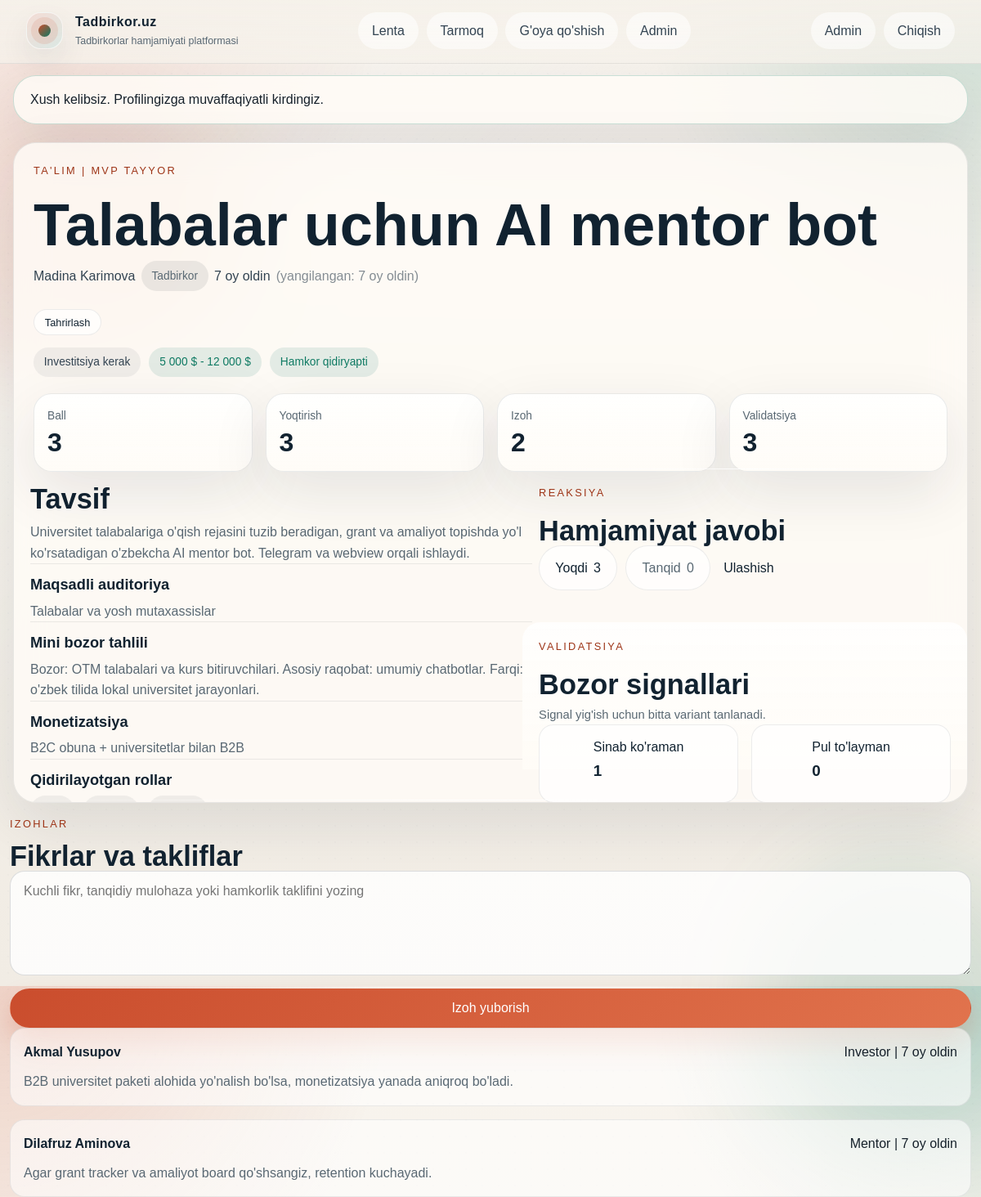
The app's page /?page=idea&id=1 (signed in) with its own data.
### tables this page shows
CREATE TABLE `users` (
  `id` int(10) UNSIGNED NOT NULL,
  `name` varchar(120) NOT NULL,
  `email` varchar(190) NOT NULL,
  `password_hash` varchar(255) NOT NULL,
  `role` enum('founder','investor','mentor','admin') NOT NULL DEFAULT 'founder',
  `bio` text DEFAULT NULL,
  `location` varchar(120) DEFAULT NULL,
  `expertise` varchar(180) DEFAULT NULL,
  `contact_link` varchar(255) DEFAULT NULL,
  `collaboration_status` enum('available','selective','busy') NOT NULL DEFAULT 'available',
  `created_at` datetime NOT NULL,
  `last_seen` datetime DEFAULT NULL
);

CREATE TABLE `ideas` (
  `id` int(10) UNSIGNED NOT NULL,
  `user_id` int(10) UNSIGNED NOT NULL,
  `title` varchar(140) NOT NULL,
  `description` text NOT NULL,
  `sector` varchar(120) NOT NULL,
  `stage` enum('idea','mvp','business') NOT NULL DEFAULT 'idea',
  `location` varchar(120) DEFAULT NULL,
  `investment_needed` tinyint(1) NOT NULL DEFAULT 0,
  `budget_from` decimal(12,2) DEFAULT NULL,
  `budget_to` decimal(12,2) DEFAULT NULL,
  `target_audience` varchar(255) DEFAULT NULL,
  `market_note` text DEFAULT NULL,
  `monetization` varchar(255) DEFAULT NULL,
  `collaboration_open` tinyint(1) NOT NULL DEFAULT 0,
  `seeking_roles` varchar(255) DEFAULT NULL,
  `status` enum('published','archived') NOT NULL DEFAULT 'published',
  `created_at` datetime NOT NULL,
  `updated_at` datetime NOT NULL
);

CREATE TABLE `idea_comments` (
  `id` int(10) UNSIGNED NOT NULL,
  `idea_id` int(10) UNSIGNED NOT NULL,
  `user_id` int(10) UNSIGNED NOT NULL,
  `content` text NOT NULL,
  `created_at` datetime NOT NULL
);

### app/views/idea.php (the view, shortened to what the rows shown need)
<?php
$viewer = current_user();
$canEditIdea = $viewer && ($viewer['role'] === 'admin' || (int) $viewer['id'] === (int) $idea['user_id']);
?>
<article class="detail-card" data-idea-id="<?= (int) $idea['id'] ?>">
    <div class="detail-card__masthead">
        <div class="section-copy">
            <p class="eyebrow"><?= e($idea['sector']) ?> | <?= e(stage_label($idea['stage'])) ?></p>
            <h1><?= e($idea['title']) ?></h1>
            <p class="detail-card__author">
                <a href="/?page=profile&id=<?= (int) $idea['user_id'] ?>"><?= e($idea['author_name']) ?></a>
                <span class="role-pill"><?= e(role_label($idea['author_role'])) ?></span>
                <span><?= e(time_ago($idea['created_at'])) ?></span>
                <?php if (!empty($idea['updated_at']) && $idea['updated_at'] !== $idea['created_at']): ?>
                    <span style="opacity:0.6">(yangilangan: <?= e(time_ago($idea['updated_at'])) ?>)</span>
                <?php endif; ?>
            </p>
        </div>
        <?php if ($canEditIdea): ?>
            <div class="chip-row" style="margin-top: 0.5rem;">
                <a href="/?page=edit&id=<?= (int) $idea['id'] ?>" class="btn btn--ghost btn--sm">Tahrirlash</a>
            </div>
        <?php endif; ?>
        <div class="chip-row">
            <span class="chip"><?= !empty($idea['investment_needed']) ? 'Investitsiya kerak' : 'Investitsiya shart emas' ?></span>
            <span class="chip chip--accent"><?= e(format_budget_range($idea['budget_from'] !== null ? (float) $idea['budget_from'] : null, $idea['budget_to'] !== null ? (float) $idea['budget_to'] : null)) ?></span>
            <?php if (!empty($idea['collaboration_open'])): ?>
                <span class="chip chip--accent">Hamkor qidiryapti</span>
            <?php endif; ?>
        </div>
    </div>
    <div class="detail-overview">
        <article class="metric-card">
            <span class="metric-card__label">Ball</span>
            <strong data-score-count><?= (int) $idea['score'] ?></strong>
        </article>
        <article class="metric-card">
            <span class="metric-card__label">Yoqtirish</span>
            <strong data-like-count><?= (int) $idea['likes'] ?></strong>
        </article>
        <article class="metric-card">
            <span class="metric-card__label">Izoh</span>
            <strong data-comment-count><?= (int) $idea['comment_count'] ?></strong>
        </article>
        <article class="metric-card">
            <span class="metric-card__label">Validatsiya</span>
            <strong data-validation-total><?= (int) $idea['validation_count'] ?></strong>
        </article>
    </div>
    <div class="detail-grid">
        <section class="panel">
            <div class="detail-section">
                <div class="detail-section__head">
                    <h2>Tavsif</h2>
                </div>
                <p><?= nl2br(e($idea['description'])) ?></p>
            </div>
            <?php if (!empty($idea['target_audience'])): ?>
                <div class="detail-section">
                    <div class="detail-section__head">
                        <h3>Maqsadli auditoriya</h3>
                    </div>
                    <p><?= e($idea['target_audience']) ?></p>
                </div>
            <?php endif; ?>
            <?php if (!empty($idea['market_note'])): ?>
                <div class="detail-section">
                    <div class="detail-section__head">
                        <h3>Mini bozor tahlili</h3>
                    </div>
                    <p><?= nl2br(e($idea['market_note'])) ?></p>
                </div>
            <?php endif; ?>
            <?php if (!empty($idea['monetization'])): ?>
                <div class="detail-section">
                    <div class="detail-section__head">
                        <h3>Monetizatsiya</h3>
                    </div>
                    <p><?= e($idea['monetization']) ?></p>
                </div>
            <?php endif; ?>
            <?php if (!empty($idea['seeking_roles'])): ?>
                <div class="detail-section">
                    <div class="detail-section__head">
                        <h3>Qidirilayotgan rollar</h3>
                    </div>
                    <div class="chip-row">
                        <?php foreach (split_csv_tags($idea['seeking_roles']) as $roleNeed): ?>
                            <span class="chip"><?= e($roleNeed) ?></span>
                        <?php endforeach; ?>
                    </div>
                </div>
            <?php endif; ?>
        </section>
        <aside class="stack-panel">
            <section class="panel panel--sticky">
                <div class="section-copy">
                    <p class="eyebrow">Reaksiya</p>
                    <h2>Hamjamiyat javobi</h2>
                </div>
                <div class="idea-actions">
                    <button type="button" class="action-btn js-vote <?= (int) $idea['user_vote'] === 1 ? 'is-active' : '' ?>" data-idea-id="<?= (int) $idea['id'] ?>" data-vote="1">
                        Yoqdi <span data-like-count><?= (int) $idea['likes'] ?></span>
                    </button>
                    <button type="button" class="action-btn action-btn--muted js-vote <?= (int) $idea['user_vote'] === -1 ? 'is-active' : '' ?>" data-idea-id="<?= (int) $idea['id'] ?>" data-vote="-1">
                        Tanqid <span data-dislike-count><?= (int) $idea['dislikes'] ?></span>
                    </button>
                    <button type="button" class="action-btn action-btn--link js-share" data-share-title="<?= e($idea['title']) ?>" data-share-url="<?= e(base_url('?page=idea&id=' . (int) $idea['id'])) ?>">
                        Ulashish
                    </button>
                </div>
            </section>
            <section class="panel panel--muted">
                <div class="section-copy">
                    <p class="eyebrow">Validatsiya</p>
                    <h2>Bozor signallari</h2>
                    <p class="panel-note">Signal yig'ish uchun bitta variant tanlanadi.</p>
                </div>
                <div class="signal-grid">
                    <?php foreach (['use', 'pay', 'mentor', 'invest'] as $signal): ?>
                        <button type="button" class="signal-btn js-validation <?= ($idea['user_signal'] ?? '') === $signal ? 'is-active' : '' ?>" data-idea-id="<?= (int) $idea['id'] ?>" data-signal="<?= e($signal) ?>">
                            <span><?= e(validation_signal_label($signal)) ?></span>
                            <strong data-signal-count="<?= e($signal) ?>"><?= (int) ($idea[$signal . '_count'] ?? 0) ?></strong>
                        </button>
                    <?php endforeach; ?>
                </div>
            </section>
        </aside>
    </div>
</article>
<section id="comments" class="panel">
    <div class="section-head">
        <div>
            <p class="eyebrow">Izohlar</p>
            <h2>Fikrlar va takliflar</h2>
        </div>
    </div>
    <?php if (current_user()): ?>
        <form class="comment-form js-comment-form">
            <textarea name="content" rows="4" placeholder="Kuchli fikr, tanqidiy mulohaza yoki hamkorlik taklifini yozing" required></textarea>
            <button class="btn btn--primary" type="submit">Izoh yuborish</button>
        </form>
    <?php else: ?>
        <div class="empty-state empty-state--compact">
            <p>Izoh yozish uchun <a href="/?page=login">tizimga kiring</a>.</p>
        </div>
    <?php endif; ?>
    <div class="comment-list" id="comments-list">
        <?php if ($comments === []): ?>
            <article class="empty-state empty-state--compact">
                <p>Hali izoh yo'q. Birinchi bo'lib fikr bildiring.</p>
            </article>
        <?php else: ?>
            <?php foreach ($comments as $comment): ?>
                <article class="comment-card">
                    <div class="comment-card__head">
                        <strong><?= e($comment['name']) ?></strong>
                        <span><?= e(role_label($comment['role'])) ?> | <?= e(time_ago($comment['created_at'])) ?></span>
                    </div>
                    <p><?= nl2br(e($comment['content'])) ?></p>
                </article>
            <?php endforeach; ?>
        <?php endif; ?>
    </div>
</section>

### app/views/layout.php (shortened to what the rows shown need)
<?php
$currentUser = current_user();
$successMessage = flash('success');
$page = $page ?? 'home';
?>
<!doctype html>
<html lang="uz">
<head>
    <link rel="stylesheet" href="<?= e(asset('assets/css/app.css')) ?>">
</head>
<body class="<?= e($pageClass ?? '') ?>" data-csrf="<?= e(csrf_token()) ?>" data-db-ready="<?= $dbError === null ? '1' : '0' ?>">
    <div class="site-backdrop" aria-hidden="true"></div>
    <div class="noise-layer" aria-hidden="true"></div>
    <header class="topbar">
        <div class="topbar__inner">
            <a class="brand" href="/?page=home">
                <span class="brand__mark">
                    <span class="brand__pulse"></span>
                </span>
                <span class="brand__text">
                    <strong>Tadbirkor.uz</strong>
                    <small>Tadbirkorlar hamjamiyati platformasi</small>
                </span>
            </a>
            <nav class="topbar__nav">
                <div class="topbar__nav-group">
                    <a href="/?page=home" class="<?= $page === 'home' ? 'is-active' : '' ?>">Lenta</a>
                    <a href="/?page=network" class="<?= $page === 'network' ? 'is-active' : '' ?>">Tarmoq</a>
                    <a href="/?page=create" class="<?= $page === 'create' ? 'is-active' : '' ?>">G'oya qo'shish</a>
                    <?php if ($currentUser && $currentUser['role'] === 'admin'): ?>
                        <a href="/?page=admin" class="<?= $page === 'admin' ? 'is-active' : '' ?>">Admin</a>
                    <?php endif; ?>
                </div>
            </nav>
            <div class="topbar__auth">
                <?php if ($currentUser): ?>
                    <a class="ghost-chip <?= $page === 'profile' ? 'is-active' : '' ?>" href="/?page=profile&id=<?= (int) $currentUser['id'] ?>">
                        <?= e($currentUser['name']) ?>
                    </a>
                    <a class="btn btn--ghost" href="/?page=logout">Chiqish</a>
                <?php else: ?>
                    <a class="btn btn--ghost" href="/?page=login">Kirish</a>
                    <a class="btn btn--primary" href="/?page=register">Boshlash</a>
                <?php endif; ?>
            </div>
        </div>
    </header>
    <?php if ($successMessage): ?>
        <section class="flash flash--success"><?= e($successMessage) ?></section>
    <?php endif; ?>
    <main class="page-shell">
        <?php require $viewFile; ?>
    </main>
</body>
</html>

### records on screen
users: name "Admin"
ideas: sector "TA'LIM", stage "MVP TAYYOR", title "Talabalar uchun AI mentor bot", user.name "Madina Karimova", user.role "Tadbirkor", created_at "7 oy oldin", updated_at "7 oy oldin", budget_from+budget_to "5 000 $ - 12 000 $", description "Universitet talabalariga o'qish rejasini tuzib beradigan, grant va amaliyot topishda yo'l ko'rsatadigan o'zbekcha AI mentor bot. Telegram va webview orqali ishlaydi.", target_audience "Talabalar va yosh mutaxassislar", market_note "Bozor: OTM talabalari va kurs bitiruvchilari. Asosiy raqobat: umumiy chatbotlar. Farqi: o'zbek tilida lokal universitet jarayonlari.", monetization "B2C obuna + universitetlar bilan B2B"
idea_comments: user.name "Akmal Yusupov", user.role "Investor", created_at "7 oy oldin", content "B2B universitet paketi alohida yo'nalish bo'lsa, monetizatsiya yanada aniqroq bo'ladi."
idea_comments: user.name "Dilafruz Aminova", user.role "Mentor", created_at "7 oy oldin", content "Agar grant tracker va amaliyot board qo'shsangiz, retention kuchayadi."

### other values on screen
$successMessage "Xush kelibsiz. Profilingizga muvaffaqiyatli kirdingiz."
$idea['score'] "3"
$idea['likes'] "3"
$idea['comment_count'] "2"
$idea['validation_count'] "3"
$idea['dislikes'] "0"
validation_signal_label($signal) "Sinab ko'raman"
$idea[$signal . '_count'] "1"
validation_signal_label($signal) "Pul to'layman"
$idea[$signal . '_count'] "0"
